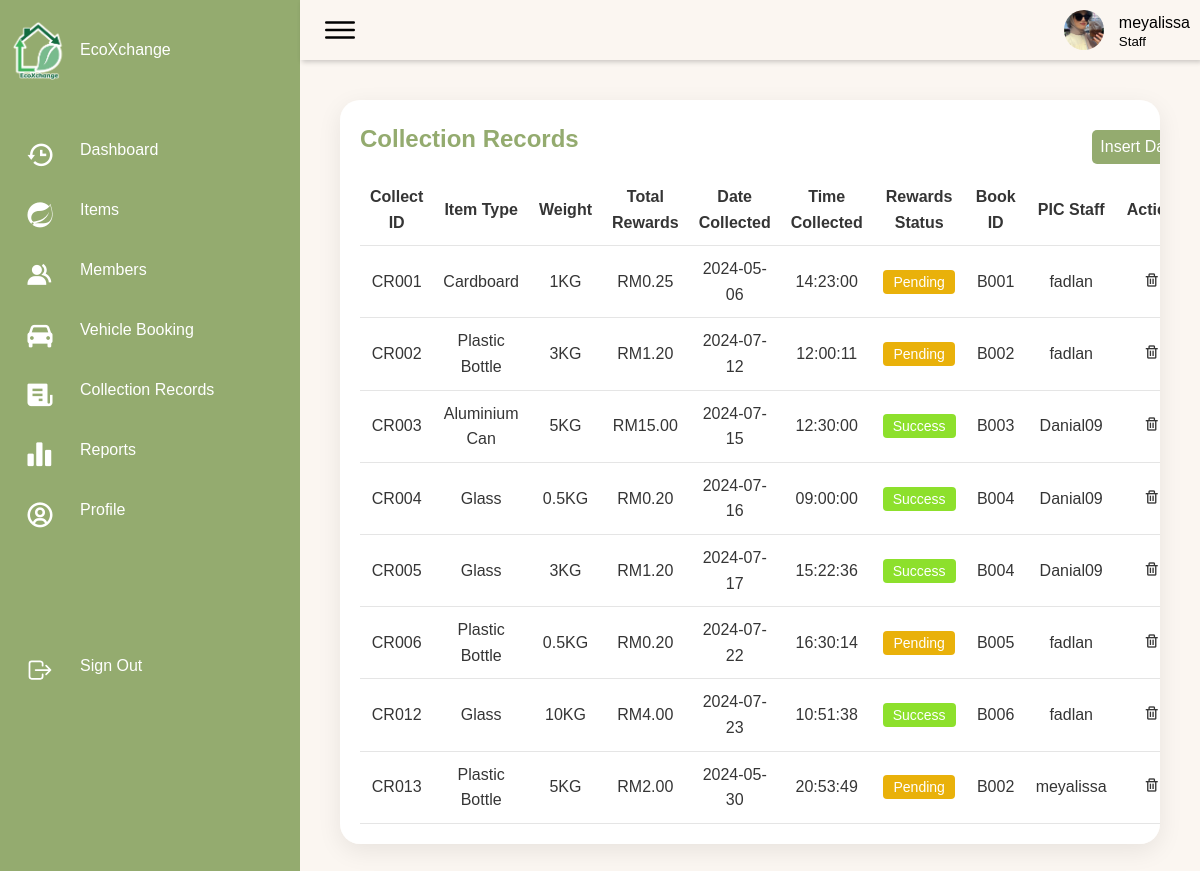
The page /EcoXchange/pages/records.php (signed in) on the database its author committed.
### tables this page shows
CREATE TABLE `staff` (
  `staff_ID` varchar(10) NOT NULL,
  `staff_username` varchar(20) NOT NULL,
  `staff_password` varchar(200) NOT NULL,
  `staff_first_name` varchar(30) NOT NULL,
  `staff_last_name` varchar(30) NOT NULL,
  `staff_contact_no` varchar(12) NOT NULL,
  `staff_email` varchar(30) NOT NULL,
  `category` varchar(30) NOT NULL,
  `staff_pict` varchar(255) NOT NULL
);

CREATE TABLE `collection_record` (
  `collect_ID` varchar(10) NOT NULL,
  `collect_weight` float NOT NULL,
  `total_amount` decimal(6,2) NOT NULL,
  `collect_date` date NOT NULL,
  `collect_time` time NOT NULL,
  `reward_status` varchar(15) NOT NULL,
  `book_ID` varchar(10) NOT NULL,
  `item_ID` varchar(10) NOT NULL,
  `staff_ID` varchar(10) NOT NULL
);

CREATE TABLE `item` (
  `item_ID` varchar(10) NOT NULL,
  `item_name` varchar(50) NOT NULL,
  `item_price` decimal(16,2) DEFAULT NULL,
  `item_pict` varchar(255) DEFAULT NULL
);

### EcoXchange/includes/fetchUserData.php (called while the page is built, shortened)
<?php
include("dbconn.php");
$username = $_SESSION['username'];
$role = $_SESSION['role'];
if ($role === 'Staff') {
    $sql = "SELECT * FROM staff WHERE staff_username = '$username'";
} elseif ($role === 'Customer') {
    $sql = "SELECT * FROM customer WHERE cust_username = '$username'";
} else {
    header("Location: ../pages/Login.php");
    exit();
}
$query = mysqli_query($dbconn, $sql) or die("Error: " . mysqli_error($dbconn));
$user = mysqli_fetch_assoc($query);
$name = $user["staff_username"] ?? $user["cust_username"];
$image = $user["staff_pict"] ?? $user["cust_pict"];
?>

### EcoXchange/pages/records.php (the view, shortened to what this page needs)
<?php
include('../includes/dbconn.php');
include('../includes/fetchUserData.php');
?>
<!DOCTYPE html>
<html lang="en">
<head>
    <link href="https://unpkg.com/boxicons@2.0.7/css/boxicons.min.css" rel="stylesheet" />
    <link rel="stylesheet" href="../style/records.css">
    <link rel="stylesheet" href="../style/alert.css">
</head>
<body>
    <div class="container">
        <?php include('sidebar-1.php'); ?>
        <div class="main">
            <?php include('header.php'); ?>
            <div class="content">
                <div class="details">
                    <div class="itemlist">
                        <div class="tableHeader">
                            <h2>Collection Records</h2>
                            <div class="button-add">
                                <a href='insert.php'><button>Insert Data</button></a>
                            </div>
                        </div>
                        <?php
                            $sql =
                            "SELECT * FROM collection_record r
                            JOIN staff s ON r.staff_ID = s.staff_ID
                            JOIN item i ON r.item_ID = i.item_ID;";
                            $query = mysqli_query($dbconn, $sql);
                            $num_rows = mysqli_num_rows($query);
                            if($num_rows == 0){
                                echo "No item found";
                            } else {
                                echo '<table class="table1">';
                                echo "<thead>";
                                echo"<tr>";
                                echo"<td>Collect ID</td>";
                                echo"<td>Item Type</td>";
                                echo"<td>Weight</td>";
                                echo"<td>Total Rewards</td>";
                                echo"<td>Date Collected</td>";
                                echo"<td>Time Collected</td>";
                                echo"<td>Rewards Status</td>";
                                echo"<td>Book ID</td>";
                                echo"<td>PIC Staff</td>";
                                echo"<td>Action</td>";
                                echo"</tr>";
                                echo "</thead>";
                                while($row = mysqli_fetch_array($query)){
                                    echo "<tbody>";
                                        echo"<tr>";
                                            echo"<td>".$row["collect_ID"]."</td>";
                                            echo"<td>".$row["item_name"]."</td>";
                                            echo"<td>".$row["collect_weight"]."KG</td>";
                                            echo"<td>RM".$row["total_amount"]."</td>";
                                            echo"<td>".$row["collect_date"]."</td>";
                                            echo"<td>".$row["collect_time"]."</td>";
                                            echo"<td><button class='";
                                                echo $row["reward_status"] == 'success' ? "success" : "pending";
                                            echo "'>";
                                            if($row["reward_status"] == 'success') {
                                                echo '<a href="status.php?collect_ID='.$row["collect_ID"].'&reward_status=pending">Success</a>';
                                            } else {
                                                echo '<a href="status.php?collect_ID='.$row["collect_ID"].'&reward_status=success">Pending</a>';
                                            }
                                            echo "</button></td>";
                                            echo"<td>".$row["book_ID"]."</td>";
                                            echo"<td>".$row["staff_username"]."</td>";
                                            echo"<td><a href='removerecord.php?collect_ID=".$row["collect_ID"]."'><i class='bx bx-trash'></i></a></td>";
                                        echo"</tr>";
                                    echo "</tbody>";
                                }
                                echo '</table>';
                            }
                        ?>
                    </div>
                </div>
            </div>
        </div>
    </div>
</body>
</html>

### EcoXchange/pages/header.php
<div class="topbar">
    <div class="toggle">
        <ion-icon name="menu-outline"></ion-icon>
    </div>
    <div class="user">
        <img src="<?php echo $image; ?>" alt="profile picture">
        <div class="info">
            <p><?php echo $name; ?></p>
            <small><?php echo $role; ?></small>
        </div>
    </div>
</div>

### EcoXchange/style/records.css (style rules this page uses)
.success { padding: 4px 10px; background: #8de02c; border: none; border-radius: 4px; font-size: 14px; font-weight: 500; cursor: pointer; }
.pending { padding: 4px 10px; background: #e9b10a; border: none; border-radius: 4px; font-size: 14px; font-weight: 500; cursor: pointer; }
a { text-decoration: none; color: var(--white-color); }
.bx-trash { color:var(--dark-color); }

### EcoXchange/style/items-1.css (style rules this page uses)
.content { width: 100%; }
.table1 tr { background-color: white ; color: black; }
.table1 td, .table1 th { text-align: center; }
.button-add button { margin-top: 10px; padding: 8px; font-size: 16px; color: #fff; border: none; border-radius: 5px; background: var(--primary-color); cursor: pointer; }
.details { position: relative; width: 100%; padding: 20px; }
.details .itemlist { position: relative; display: grid; min-height: 500px; background: var(--white-color); padding: 20px; box-shadow: 0 7px 25px rgba(0, 0, 0, 0.08); border-radius: 20px; overflow-x: auto; }
.details .tableHeader { display: flex; justify-content: space-between; align-items: flex-start; }
.tableHeader h2 { font-weight: 600; color: var(--primary-color); }
.details table { width: 100%; border-collapse: collapse; margin-top: 10px; }
.details table thead td { font-weight: 600; }
.details .itemlist table tr { color: var(--dark-color); border-bottom: 1px solid rgba(0, 0, 0, 0.1); }
.details .itemlist table tr:last-child { border-bottom: 1px solid rgba(0, 0, 0, 0.1); }
.details .itemlist table tr td { padding: 10px; }
.details .itemlist table tr td:last-child { text-align: center; }
.details .itemlist table tr td:nth-child(2) { text-align: center; }
.details .itemlist table tr td:nth-child(3) { text-align: center; }
.content { padding:20px; }

### EcoXchange/style/style.css (style rules this page uses)
:root { --background-color: #FBF6F1; --primary-color: #94AB6F; --dark-prim-color: #849B60; --secondary-color: #136B40; --white-color: #fff; --dark-color: #353535; --black-color: black; --text-grey: grey; --body-font: "Poppins", sans-serif, "Martel"; --biggest-font-size: 4.5rem; --h1-font-size: 2.5rem; --h2-font-size: 1.5rem; --h3-font-size: 1.25rem; --normal-font-size: 1rem; --small-font-size: 0.875rem; --smaller-font-size: 0.813rem; --font-medium: 400; --font-semi-bold: 600; --font-bold: 700; --mb-1: 0.5rem; --mb-2: 1rem; --mb-3: 1.5rem; --mb-4: 2rem; --mb-5: 2.5rem; --mb-6: 3rem; --z-normal: 1; --z-tooltip: 10; --z-fixed: 100; --screen-size: 80vh; --padding-size: 4rem 0 2rem; }
html { scroll-behavior: smooth; }
* { text-decoration: none; list-style: none; }
body { margin: var(--header-height) 0 0 0; font-family: var(--body-font); font-size: var(--normal-font-size); font-weight: var(--font-medium); background-color: var(--background-color); line-height: 1.6; }

### EcoXchange/style/SidebarUser.css (style rules this page uses)
* { font-family: "Ubuntu", sans-serif; margin: 0; padding: 0; box-sizing: border-box; }
body { min-height: 100vh; overflow-x: hidden; }
.container { position: relative; width: 100%; }
.main { position: absolute; width: calc(100% - 300px); left: 300px; min-height: 100vh; background: var(--background-color); transition: 0.5s; }
.topbar { width: 100%; height: 60px; display: flex; justify-content: space-between; align-items: center; padding: 0 10px; box-shadow: 2px 2px 5px rgba(0, 0, 0, 0.2); }
.toggle { position: relative; width: 60px; height: 60px; display: flex; justify-content: center; align-items: center; font-size: 2.5rem; cursor: pointer; }
.user { position: relative; display: flex; }
.user img { width: 40px; height: 40px; object-fit: cover; border-radius: 50%; cursor: pointer; }
.user .info { margin-left: 15px; height: 40px; }
.user p { margin-bottom: -8px; }
.user small { margin-top: -8px; }
.content { padding:20px; }

### rows shown on the page
staff: staff_pict (picture), staff_username "meyalissa"
collection_record: collect_ID "CR001", item_ID.item_name "Cardboard", collect_weight "1", total_amount "0.25", collect_date "2024-05-06", collect_time "14:23:00", book_ID "B001", staff_ID.staff_username "fadlan"
collection_record: collect_ID "CR002", item_ID.item_name "Plastic Bottle", collect_weight "3", total_amount "1.20", collect_date "2024-07-12", collect_time "12:00:11", book_ID "B002", staff_ID.staff_username "fadlan"
collection_record: collect_ID "CR003", item_ID.item_name "Aluminium Can", collect_weight "5", total_amount "15.00", collect_date "2024-07-15", collect_time "12:30:00", book_ID "B003", staff_ID.staff_username "Danial09"
collection_record: collect_ID "CR004", item_ID.item_name "Glass", collect_weight "0.5", total_amount "0.20", collect_date "2024-07-16", collect_time "09:00:00", book_ID "B004", staff_ID.staff_username "Danial09"
collection_record: collect_ID "CR005", item_ID.item_name "Glass", collect_weight "3", total_amount "1.20", collect_date "2024-07-17", collect_time "15:22:36", book_ID "B004", staff_ID.staff_username "Danial09"
collection_record: collect_ID "CR006", item_ID.item_name "Plastic Bottle", collect_weight "0.5", total_amount "0.20", collect_date "2024-07-22", collect_time "16:30:14", book_ID "B005", staff_ID.staff_username "fadlan"
collection_record: collect_ID "CR012", item_ID.item_name "Glass", collect_weight "10", total_amount "4.00", collect_date "2024-07-23", collect_time "10:51:38", book_ID "B006", staff_ID.staff_username "fadlan"
collection_record: collect_ID "CR013", item_ID.item_name "Plastic Bottle", collect_weight "5", total_amount "2.00", collect_date "2024-05-30", collect_time "20:53:49", book_ID "B002", staff_ID.staff_username "meyalissa"

### other values the page prints
$role "Staff"
